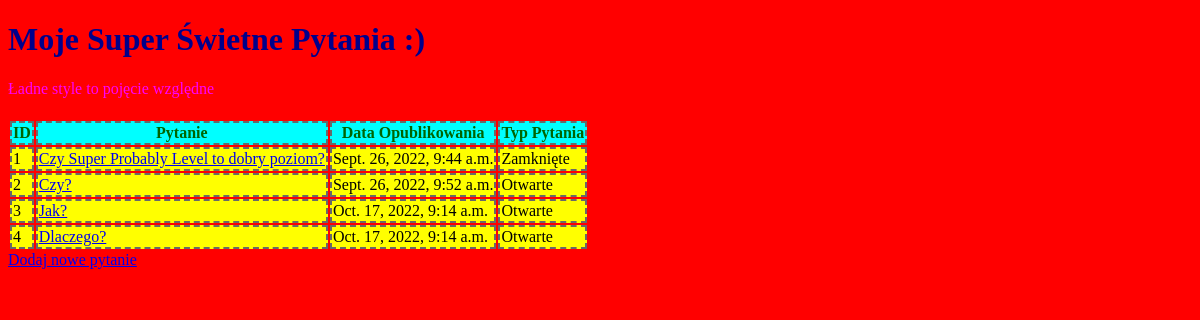
The page /polls/ on the database as committed earlier.
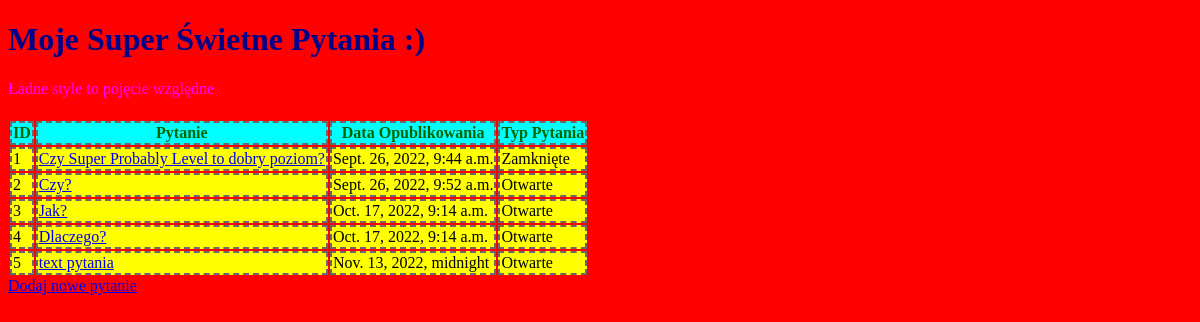
The same page on the database as committed later.
### polls/models.py (models this page shows)
class Question(models.Model):
    question_text = models.CharField(max_length=200)
    pub_date = models.DateTimeField('date published')
    is_open_question = models.BooleanField(default=False)

### polls/views.py (the view)
# urls.py: path('', views.question_list, name='question_list'),
def question_list(request):
    questions = Question.objects.all()
    return render(request, 'polls/question_list.html', {'questions': questions})

### templates/polls/question_list.html (shortened to what this page needs)
<!DOCTYPE html>
{% load static %}
<html>
<head>
    <link rel="stylesheet" href="{% static 'style.css' %}">
</head>
<body>
<h1>Moje Super Świetne Pytania :)</h1>
<h4>Ładne style to pojęcie względne</h4>
<div>
    <table>
        <tr>
            <th>ID</th>
            <th>Pytanie</th>
            <th>Data Opublikowania</th>
            <th>Typ Pytania</th>
        </tr>
   {% for question in questions %}
       <tr>
           <td>{{ question.id }}</td>
           <td><a href="{% url 'polls:question_detail' question.id %}"> {{ question.question_text }} </a></td>
           <td>{{ question.pub_date }}</td>
           {% if question.is_open_question %}
                <td>Otwarte</td>
           {% else %}
                <td>Zamknięte</td>
           {% endif %}
       </tr>
   {% endfor %}
    </table>
    <a href="{% url 'polls:question_add' %}">Dodaj nowe pytanie</a>
</div>
</body>
</html>

Rows that differ between the two databases and show on the page:
added Question: id "5", question_text "text pytania", pub_date "Nov. 13, 2022, midnight", is_open_question "Otwarte"
